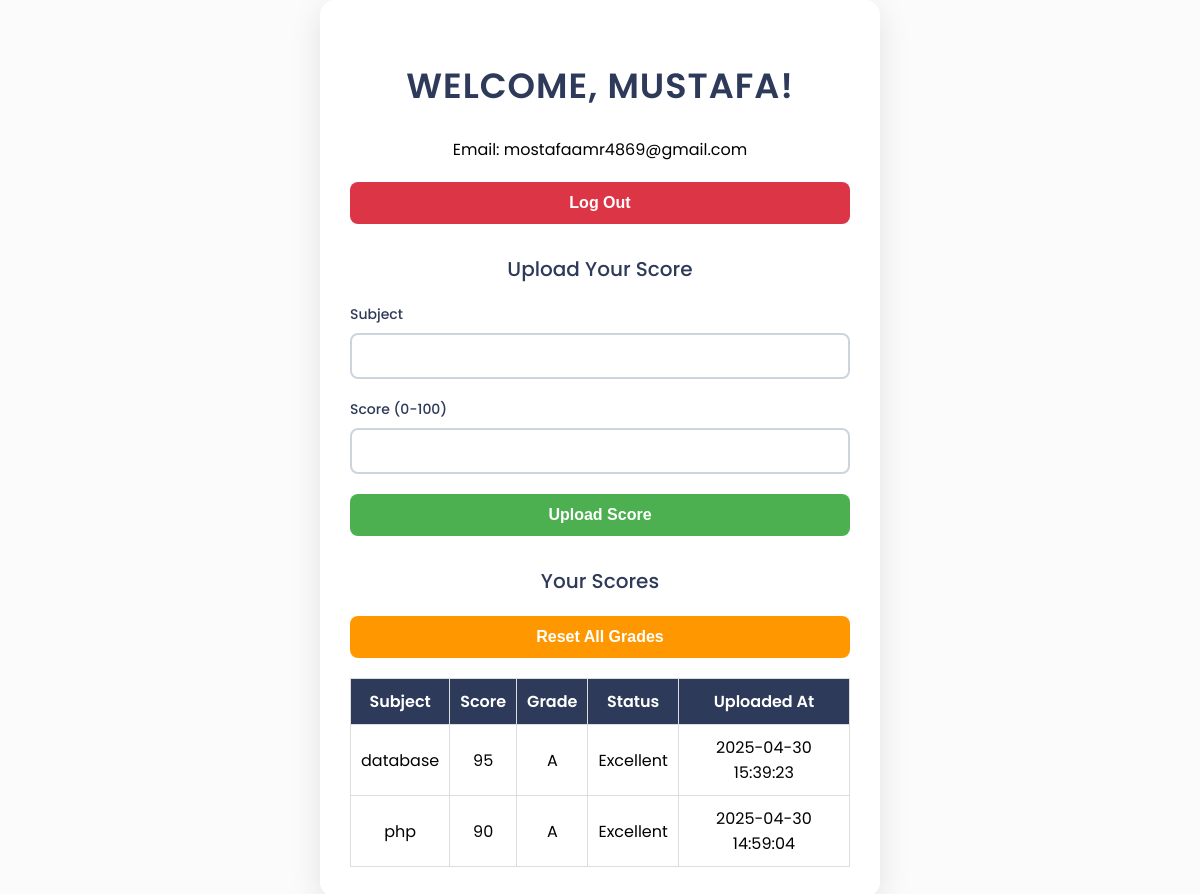
/dashboard.php (signed in), run on the app's committed database.
### tables this page shows
CREATE TABLE `grades` (
  `id` int(11) NOT NULL,
  `student_id` int(11) NOT NULL,
  `subject` varchar(50) NOT NULL,
  `score` int(11) NOT NULL,
  `grade` varchar(1) NOT NULL,
  `status` varchar(20) NOT NULL,
  `uploaded_at` timestamp NOT NULL DEFAULT current_timestamp()
);

### dashboard.php (the view, shortened to what this page needs)
<?php
$servername = "localhost";
$username = "root";
$password = "";
$dbname = "registration_db";
$conn = new mysqli($servername, $username, $password, $dbname);
$first_name = $_SESSION['first_name'] ?? 'Student';
$student_id = $_SESSION['student_id'];
$stmt = $conn->prepare("SELECT subject, score, grade, status, uploaded_at FROM grades WHERE student_id = ? ORDER BY uploaded_at DESC");
$stmt->bind_param("i", $student_id);
$stmt->execute();
$result = $stmt->get_result();
?>
<!DOCTYPE html>
<html lang="en">
<head>
    <link rel="stylesheet" href="styles.css">
</head>
<body>
    <div class="container">
        <h2>Welcome, <?php echo htmlspecialchars($first_name); ?>!</h2>
        <p style="text-align: center; margin-bottom: 20px;">Email: <?php echo htmlspecialchars($_SESSION['email']); ?></p>
        <form action="logout.php" method="POST" style="text-align: center; margin-bottom: 30px;">
            <button type="submit" style="background: #dc3545;">Log Out</button>
        </form>
        <h3>Upload Your Score</h3>
        <form action="dashboard.php" method="POST">
            <div class="form-group">
                <label for="subject">Subject</label>
                <input type="text" id="subject" name="subject" required>
            </div>
            <div class="form-group">
                <label for="score">Score (0-100)</label>
                <input type="number" id="score" name="score" min="0" max="100" required>
            </div>
            <button type="submit">Upload Score</button>
        </form>
        <h3 style="margin-top: 30px;">Your Scores</h3>
        <form action="dashboard.php" method="POST" style="text-align: center; margin-bottom: 20px;">
            <button type="submit" style="background: #ff9800;" onclick="return confirm('Are you sure you want to reset all your grades? This cannot be undone.');">Reset All Grades</button>
        </form>
        <?php if ($result->num_rows > 0) { ?>
            <table style="width: 100%; border-collapse: collapse; margin-top: 10px;">
                <tr style="background: #f1f1f1;">
                    <th style="padding: 10px; border: 1px solid #ddd;">Subject</th>
                    <th style="padding: 10px; border: 1px solid #ddd;">Score</th>
                    <th style="padding: 10px; border: 1px solid #ddd;">Grade</th>
                    <th style="padding: 10px; border: 1px solid #ddd;">Status</th>
                    <th style="padding: 10px; border: 1px solid #ddd;">Uploaded At</th>
                </tr>
                <?php while ($row = $result->fetch_assoc()) { ?>
                    <tr>
                        <td style="padding: 10px; border: 1px solid #ddd;"><?php echo htmlspecialchars($row['subject']); ?></td>
                        <td style="padding: 10px; border: 1px solid #ddd;"><?php echo htmlspecialchars($row['score']); ?></td>
                        <td style="padding: 10px; border: 1px solid #ddd;"><?php echo htmlspecialchars($row['grade']); ?></td>
                        <td style="padding: 10px; border: 1px solid #ddd;"><?php echo htmlspecialchars($row['status']); ?></td>
                        <td style="padding: 10px; border: 1px solid #ddd;"><?php echo htmlspecialchars($row['uploaded_at']); ?></td>
                    </tr>
                <?php } ?>
            </table>
        <?php } else { ?>
            <p style="text-align: center;">No scores uploaded yet.</p>
        <?php } ?>
    </div>
</body>
</html>

### styles.css (style rules this page uses)
body { font-family: 'Poppins', -apple-system, BlinkMacSystemFont, 'Segoe UI', Roboto, sans-serif; background: #FBFBFB; display: flex; justify-content: center; align-items: center; min-height: 100vh; margin: 0; padding: 0; box-sizing: border-box; }
.container { background-color: #FFFFFF; padding: 30px; border-radius: 15px; box-shadow: 0 8px 32px rgba(0, 0, 0, 0.1); width: 100%; max-width: 500px; position: relative; animation: fadeIn 1s ease-in-out; -webkit-backdrop-filter: blur(5px); backdrop-filter: blur(5px); }
h2 { text-align: center; margin-bottom: 25px; color: #2E3A59; font-size: 35px; font-weight: 600; letter-spacing: 1px; text-transform: uppercase; }
h3 { text-align: center; margin-bottom: 20px; color: #2E3A59; font-size: 20px; font-weight: 500; }
.form-group { margin-bottom: 20px; position: relative; }
label { display: block; margin-bottom: 8px; color: #2E3A59; font-size: 14px; font-weight: 500; }
input { width: 100%; padding: 12px; border: 2px solid #CBD5E0; border-radius: 8px; box-sizing: border-box; font-size: 16px; transition: border-color 0.3s ease, box-shadow 0.3s ease; }
button { width: 100%; padding: 12px; background: #4CAF50; color: #FFFFFF; border: none; border-radius: 8px; font-size: 16px; font-weight: 600; cursor: pointer; transition: background 0.3s ease, transform 0.2s ease, box-shadow 0.3s ease; }
table { width: 100%; border-collapse: collapse; margin-top: 10px; box-sizing: border-box; }
th, td { padding: 12px; border: 1px solid #CBD5E0; text-align: center; box-sizing: border-box; }
th { background: #2E3A59; font-weight: 600; color: #FFFFFF; }
tr:nth-child(even) { background-color: #FFFFFF; }
button[style*="background: #ff9800"] { background: #ff9800; }

### data on the page
grades: subject "database", score "95", grade "A", status "Excellent", uploaded_at "2025-04-30 15:39:23"
grades: subject "php", score "90", grade "A", status "Excellent", uploaded_at "2025-04-30 14:59:04"

### other printed values
$first_name "MUSTAFA"
$_SESSION['email'] "mostafaamr4869@gmail.com"
